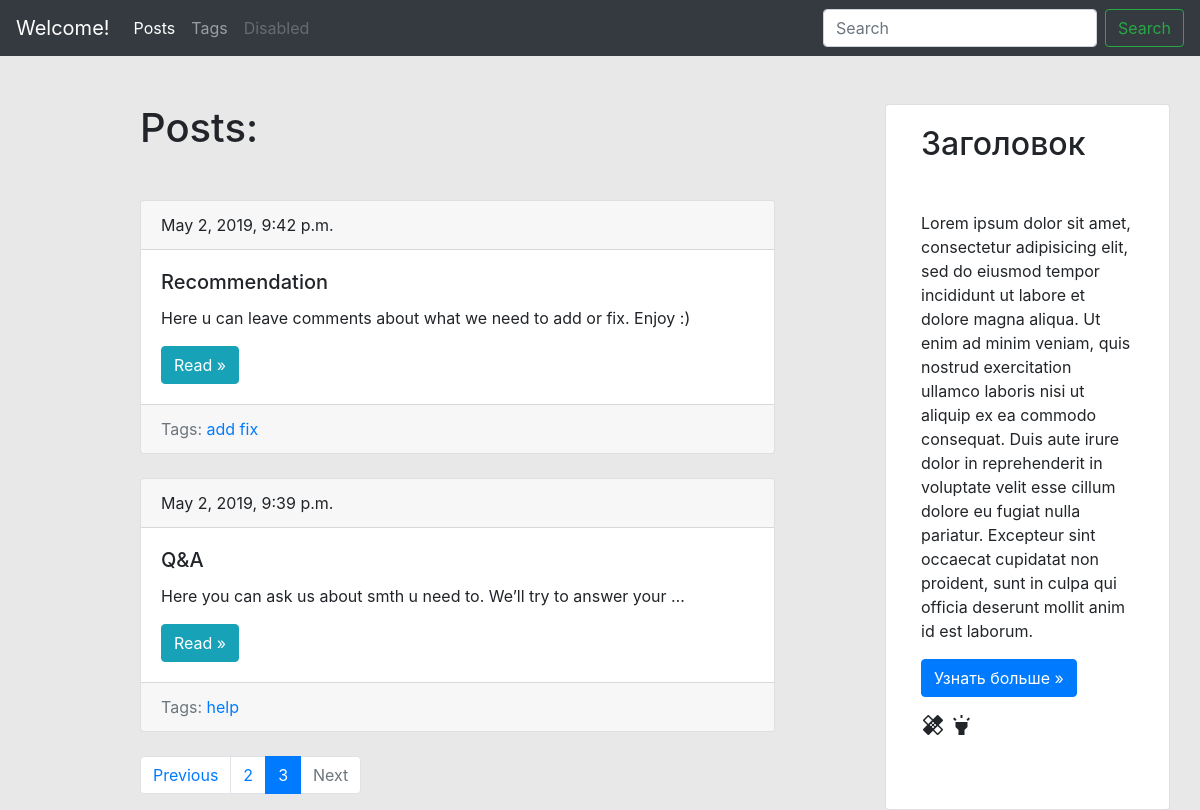
Page /blog/?page=3 on the committed database.
### blog/models.py (models this page shows, shortened)
class Post(models.Model):
    title = models.CharField(max_length=150, db_index=True) #для индексации
    slug = models.SlugField(max_length=150, unique=True, blank=True) #присваиваю уникальность
    body = models.TextField(blank=True, db_index=True)
    tags = models.ManyToManyField('Tag', blank=True, related_name='posts') #появится новое свойство у Tag
    date_pub = models.DateTimeField(auto_now_add=True) #при сохр. в бд сработает
    def get_absolute_url(self): #название метода - это соглашение Джанги
        return reverse('post_detail_url', kwargs={'slug': self.slug})
    class Meta: #определяет внутреннее отношение
        ordering = ['-date_pub'] # минус для обратного порядка, начиная с новых

class Tag(models.Model):
    title = models.CharField(max_length=50)
    slug = models.SlugField(max_length=50, unique=True)
    def get_absolute_url(self):
        return reverse('tag_detail_url', kwargs={'slug': self.slug})
    class Meta:
        ordering = ['title']

### blog/views.py (the view)
# urls.py: path('', posts_list, name='posts_list_url'),
def posts_list(request):
    search_query = request.GET.get('search', '')
    if search_query: #если юзер ничего не ввел, то будет пустая строка
        posts = Post.objects.filter(Q(title__icontains=search_query) | Q(body__icontains=search_query)) #поиск по заголовкам и телам
    else: #если search_query будет пустым, тогда получаем полный список
        posts = Post.objects.all()
    paginator = Paginator(posts, 2) # делим посты по две штуки на страницу
    page_number = request.GET.get('page', 1) #считываю данные из адресной строки; считывает переданный ключ page, а 1 - это дефолтное значение
    page = paginator.get_page(page_number) #у каждой страницы будет по два поста и свой URL номер ?page=1,2,3
    is_paginated = page.has_other_pages() #есть другие посты, если нет, то убираем панельку
    if page.has_previous():
        prev_url = '?page={}'.format(page.previous_page_number())
    else:
        prev_url = ''
    if page.has_next():
        next_url = '?page={}'.format(page.next_page_number())
    else:
         next_url = ''
    context = {
        'page_object': page,
        'is_paginated': is_paginated,
        'next_url': next_url,
        'prev_url': prev_url
    }
    return render(request, 'blog/index.html', context=context)

### blog/templates/blog/index.html (shortened to what this page needs)
{% extends 'blog/base_blog.html' %}
{% block content %}
<h1 class="mb-5">Posts:</h1>
    {% for post in page_object.object_list %}
        {% include 'blog/includes/post_card_template.html' %}
    {% endfor %}
{% endblock %}

### blog/templates/blog/includes/post_card_template.html
<div class="card mb-4">
  <div class="card-header">
    {{post.date_pub}}
  </div>
  <div class="card-body">
    <h5 class="card-title">{{post.title}}</h5>
    <p class="card-text">{{post.body | truncatewords:15}}</p>
    <a href="{{ post.get_absolute_url}}" class="btn btn-info">Read »</a>
  </div>
  <div class="card-footer text-muted">
    Tags:
    {% for tag in post.tags.all %}
      <a href="{{tag.get_absolute_url}}">{{tag.title}}</a>
    {% endfor %}
  </div>
</div>

### rows in the picture
Post: date_pub "May 2, 2019, 9:42 p.m.", title "Recommendation", body "Here u can leave comments about what we need to add or fix. Enjoy :)"
Tag: title "add"
Tag: title "fix"
Post: date_pub "May 2, 2019, 9:39 p.m.", title "Q&A", body "Here you can ask us about smth u need to. We’ll try to answer your …"
Tag: title "help"

### other values in the picture
{{ n }} "2"
{{ n }} "3"
